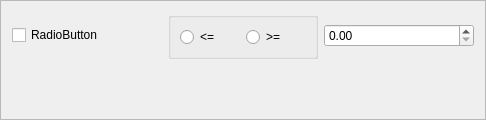
<?xml version="1.0" encoding="UTF-8"?>
<ui version="4.0">
 <class>SliderGroup</class>
 <widget class="QFrame" name="SliderGroup">
  <property name="geometry">
   <rect>
    <x>0</x>
    <y>0</y>
    <width>486</width>
    <height>120</height>
   </rect>
  </property>
  <property name="windowTitle">
   <string>Frame</string>
  </property>
  <property name="frameShape">
   <enum>QFrame::StyledPanel</enum>
  </property>
  <property name="frameShadow">
   <enum>QFrame::Raised</enum>
  </property>
  <layout class="QVBoxLayout" name="verticalLayout_2">
   <item>
    <layout class="QVBoxLayout" name="verticalLayout">
     <item>
      <layout class="QHBoxLayout" name="horizontalLayout">
       <item>
        <widget class="QCheckBox" name="checkBox_name">
         <property name="text">
          <string>RadioButton</string>
         </property>
        </widget>
       </item>
       <item>
        <widget class="QGroupBox" name="groupBox">
         <property name="title">
          <string/>
         </property>
         <property name="flat">
          <bool>true</bool>
         </property>
         <layout class="QHBoxLayout" name="horizontalLayout_4">
          <item>
           <layout class="QHBoxLayout" name="horizontalLayout_3">
            <item>
             <widget class="QRadioButton" name="radioButton_less">
              <property name="text">
               <string>&lt;=</string>
              </property>
             </widget>
            </item>
            <item>
             <widget class="QRadioButton" name="radioButton_greater">
              <property name="text">
               <string>&gt;=</string>
              </property>
             </widget>
            </item>
           </layout>
          </item>
         </layout>
        </widget>
       </item>
       <item>
        <widget class="QDoubleSpinBox" name="doubleSpinBox_value"/>
       </item>
      </layout>
     </item>
     <item>
      <layout class="QHBoxLayout" name="horizontalLayout_2">
       <item>
        <widget class="QwtSlider" name="Slider_value"/>
       </item>
      </layout>
     </item>
    </layout>
   </item>
  </layout>
 </widget>
 <customwidgets>
  <customwidget>
   <class>QwtSlider</class>
   <extends>QWidget</extends>
   <header>qwt_slider.h</header>
  </customwidget>
 </customwidgets>
 <resources/>
 <connections/>
</ui>
